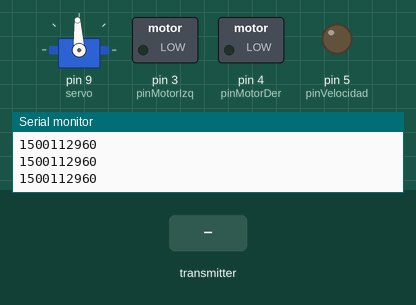
The sketch below on a simulated Arduino Uno, built with avr-gcc and run on an emulated ATmega328P. Parts: servo, switched loads named in the sketch (green lamp = pin HIGH), output pins drawn as LEDs (lit = HIGH), the last lines printed to the serial monitor. The test bench sets the inputs (shaded band). No radio packets arrive unless stated.

Above: at 1.2 s.
1.3 s: the transmitter starts sending datos.0 = 0
At 2.5 s:
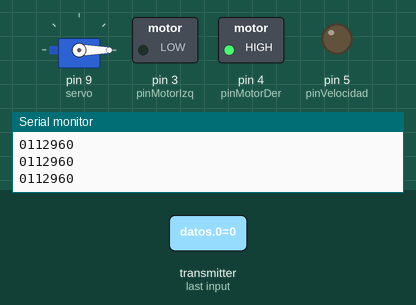
2.8 s: the transmitter starts sending datos.1 = 256
At 3.7 s:
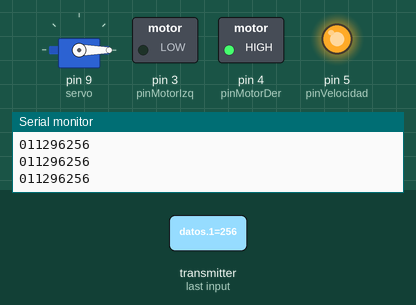
4.3 s: the transmitter starts sending datos.0 = 1023
At 4.9 s:
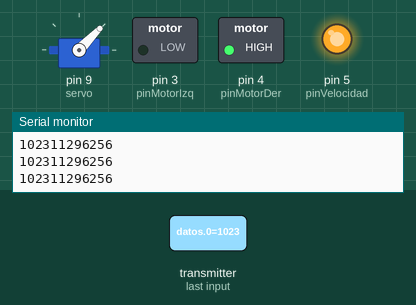
5.8 s: the transmitter starts sending datos.1 = 0
At 7.0 s:
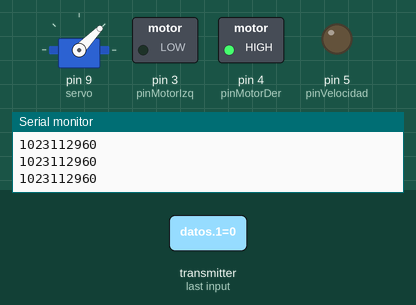
7.3 s: the transmitter starts sending datos.1 = 512
At 8.3 s:
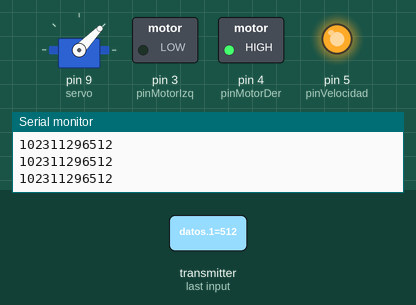
8.8 s: the transmitter starts sending datos.0 = 256
At 9.4 s:
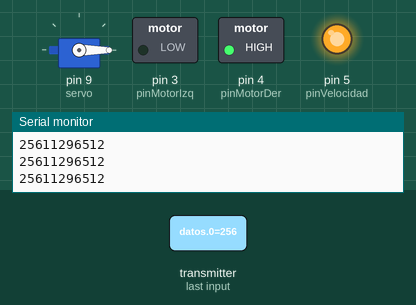
Timing chart, 0 to 11.3 s (numbered marks = the images above; inputs shaded):
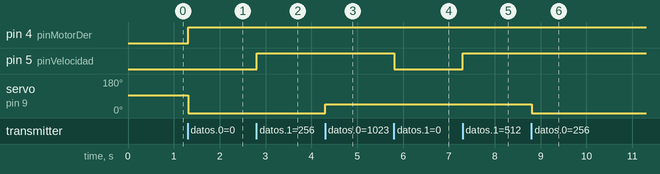

Measured:
- after the input at 1.3 s, pin 4 (pinMotorDer): LOW → HIGH at once; servo on pin 9 (servo): 93° → 0° at once
- after the input at 2.8 s, pin 5 (pinVelocidad): LOW → HIGH at once
- after the input at 4.3 s, servo on pin 9 (servo): 0° → 46° at once
- after the input at 5.8 s, pin 5 (pinVelocidad): HIGH → LOW at once
- after the input at 7.3 s, pin 5 (pinVelocidad): LOW → HIGH at once
- after the input at 8.8 s, servo on pin 9 (servo): 46° → 0° at once

The sketch:

receptor.ino
```cpp
#include <SPI.h>
#include <nRF24L01.h>
#include <RF24.h>
#include <Servo.h>

#define pinDireccion    6
#define pinMotorIzq     3
#define pinMotorDer     4
#define pinVelocidad    5

RF24 radio(7, 8);
Servo servo;

const byte address[6] = "10002";
int datos[2];

void resetDatos(){
    datos[0] = 1500;
    datos[1] = 0;
}

void setup(){
  pinMode(pinMotorIzq, OUTPUT);
  pinMode(pinMotorDer, OUTPUT);
  pinMode(pinVelocidad, OUTPUT);
  servo.attach(9);
  servo.writeMicroseconds(1500);
  Serial.begin(9600);
  resetDatos();
  radio.begin();
  radio.setAutoAck(false);
  radio.setDataRate(RF24_250KBPS);
  radio.openReadingPipe(0, address);
  radio.setPALevel(RF24_PA_MIN);
  radio.startListening();
}

void recibirDatos(){
  if(radio.available()){
    while(radio.available()){
      radio.read(&datos, sizeof(datos));
      servo.writeMicroseconds(datos[0]);
      motorPrincipal(datos[1]);
    }
  }
}

void motorPrincipal(int _velocidad){
  if(_velocidad >= 0){
    digitalWrite(pinMotorDer, HIGH);
    digitalWrite(pinMotorIzq, LOW);
  }else if(_velocidad < 0){
    _velocidad = _velocidad * -1;
    digitalWrite(pinMotorDer, LOW);
    digitalWrite(pinMotorIzq, HIGH);
  }
  if(_velocidad > 255) _velocidad = 255;
  else if(_velocidad < -255) _velocidad = -255;

  analogWrite(pinVelocidad, _velocidad);
}

void loop(){
    delay(5);
    recibirDatos();
    Serial.print(datos[0]);
    Serial.print(', ');
    Serial.println(datos[1]);
}
```
